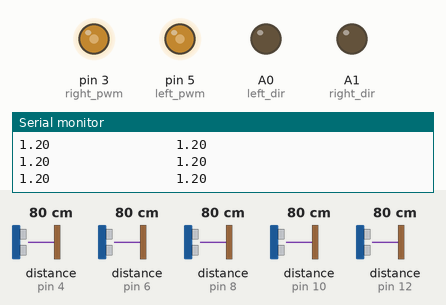
Recording of a sketch running on a simulated Arduino Uno, built with avr-gcc and run on an emulated ATmega328P. On the bench: output pins drawn as LEDs (lit = HIGH), the last lines printed to the serial monitor. Inputs (shaded band) come from the test bench; at power-on: distance to the obstacle (sensors on pin 4, pin 6, pin 8, pin 10, pin 12) 80 cm. The echo pulse lasts 58.3 µs per cm; the ROS host is connected and sends only what is stated.

Above: at 1.2 s.
1.3 s: distance to the obstacle (sensor on pin 4) set to 18 cm
At 1.7 s:
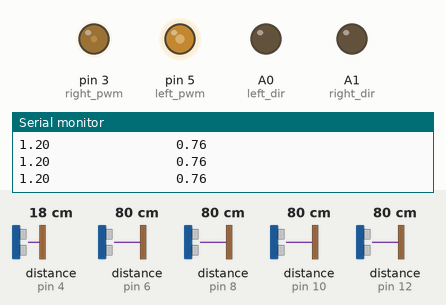
2.8 s: distance to the obstacle (sensor on pin 6) set to 35 cm
At 4.0 s:
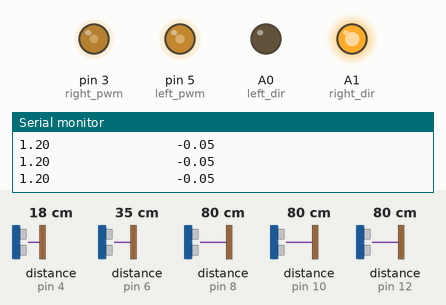
4.3 s: distance to the obstacle (sensor on pin 8) set to 52 cm
At 4.6 s:
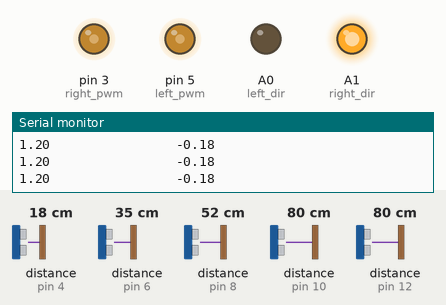
7.3 s: distance to the obstacle (sensor on pin 8) set to 47 cm
At 8.0 s:
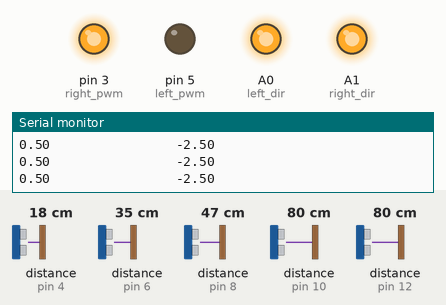
8.8 s: distance to the obstacle (sensor on pin 10) set to 2 cm
11.8 s: distance to the obstacle (sensor on pin 12) set to 299 cm
Timing chart, 0 to 14.8 s (numbered marks = the images above; inputs shaded):
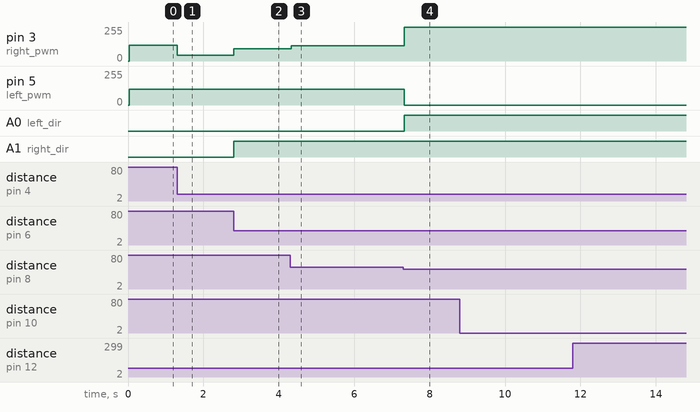

The sketch:

name_nahi_maltu_barobar.ino
```cpp
#include <HCSR04.h>

#define left_dir A0
#define left_pwm 5
#define right_dir A1
#define right_pwm 3
#include <ros.h>
#include <geometry_msgs/Twist.h>
ros::NodeHandle  nh;


geometry_msgs::Twist str_msg;
ros::Publisher chatter("chatter", &str_msg);
HCSR04 hc1(13, 12); //initialisation class HCSR04 (trig pin , echo pin)
HCSR04 hc2(11, 10); //initialisation class HCSR04 (trig pin , echo pin)
HCSR04 hc3(9, 8);   //initialisation class HCSR04   (trig pin , echo pin)
HCSR04 hc4(7, 6);   //initialisation class HCSR04   (trig pin , echo pin)
HCSR04 hc5(2, 4);   //initialisation class HCSR04   (trig pin , echo pin)
float distance[5],angular=0,linear=0,left=0,right=0,temp=0;
int PWM1=0,PWM2=0;

void setup()
{
  Serial.begin(9600);
  pinMode(left_dir, OUTPUT);
  pinMode(left_pwm, OUTPUT);
  pinMode(right_dir, OUTPUT);
  pinMode(right_pwm, OUTPUT);
  nh.getHardware()->setBaud(9600);
  nh.initNode();
  nh.advertise(chatter);
}

void loop()
{
     distance[4]=hc1.dist();
     distance[3]=hc2.dist();
     distance[2]=hc3.dist();
     distance[1]=hc4.dist();
     distance[0]=hc5.dist();
     for(int i=0;i<5;i++){
        if(distance[i]>120 || distance[i]==0){
              distance[i]=120;
        }
     }
    temp=(2*distance[3])+distance[4]-(2*distance[1])-distance[0];
    temp=temp/(distance[0]+distance[1]+distance[3]+distance[4]+distance[2]);
    linear=1.2*(1-abs(temp));
    angular=temp*1.2;
    if(distance[2]<50){
            linear=-1;
            angular=1.5;
    }
    left=linear+(angular);
    right=linear-(angular);
    PWM1 = int(((left+1)/3)*510);
    PWM2 = int(((right+1)/3)*510);
    str_msg.linear.x=linear;
    str_msg.angular.z=angular;
    chatter.publish( &str_msg );
    Serial.print(left);
    Serial.print("                ");
    Serial.println(right);
    if(PWM1>255){
            digitalWrite(left_dir,LOW);
            analogWrite(left_pwm,(PWM1-255));
    }else{
            digitalWrite(left_dir,HIGH);
            analogWrite(left_pwm,(255-PWM1));
    }
    if(PWM2>255){
            digitalWrite(right_dir,LOW);
            analogWrite(right_pwm,(PWM2-255));
    }else{
            digitalWrite(right_dir,HIGH);
            analogWrite(right_pwm,(255-PWM2));
    }
    delay(10);                      // we suggest to use over 60ms measurement cycle, in order to prevent trigger signal to the echo signal.

}
```

Measured:
- the behaviour switches between 50 and 49 cm on distance to the obstacle (sensor on pin 8) (found by bisection; images 3 and 4)
- after the input at 1.3 s, pin 3 (right_pwm): 119/255 → 44/255 at once
- after the input at 2.8 s, pin 3 (right_pwm): 44/255 → 93/255 at once; A1 (right_dir): LOW → HIGH at once
- after the input at 4.3 s, pin 3 (right_pwm): 93/255 → 116/255 at once
- after the input at 7.3 s, pin 3 (right_pwm): 116/255 → 254/255 at once; pin 5 (left_pwm): 119/255 → 0/255 at once; A0 (left_dir): LOW → HIGH at once
